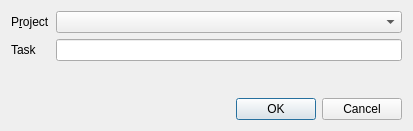
<?xml version="1.0" encoding="UTF-8"?>
<ui version="4.0">
 <class>widget</class>
 <widget class="QWidget" name="widget">
  <property name="geometry">
   <rect>
    <x>0</x>
    <y>0</y>
    <width>413</width>
    <height>131</height>
   </rect>
  </property>
  <property name="windowTitle">
   <string>Add Task</string>
  </property>
  <layout class="QVBoxLayout" name="verticalLayout">
   <item>
    <layout class="QGridLayout" name="gridLayout">
     <item row="0" column="0">
      <widget class="QLabel" name="label">
       <property name="text">
        <string>P&amp;roject</string>
       </property>
       <property name="buddy">
        <cstring>project_combo</cstring>
       </property>
      </widget>
     </item>
     <item row="0" column="1">
      <widget class="QComboBox" name="project_combo"/>
     </item>
     <item row="1" column="0">
      <widget class="QLabel" name="label_2">
       <property name="text">
        <string>Task</string>
       </property>
       <property name="buddy">
        <cstring>project_combo</cstring>
       </property>
      </widget>
     </item>
     <item row="1" column="1">
      <widget class="QLineEdit" name="newtask_line"/>
     </item>
    </layout>
   </item>
   <item>
    <widget class="QLabel" name="error">
     <property name="text">
      <string/>
     </property>
     <property name="alignment">
      <set>Qt::AlignCenter</set>
     </property>
    </widget>
   </item>
   <item>
    <widget class="QDialogButtonBox" name="button_box">
     <property name="standardButtons">
      <set>QDialogButtonBox::Cancel|QDialogButtonBox::Ok</set>
     </property>
    </widget>
   </item>
  </layout>
 </widget>
 <tabstops>
  <tabstop>newtask_line</tabstop>
  <tabstop>button_box</tabstop>
  <tabstop>project_combo</tabstop>
 </tabstops>
 <resources/>
 <connections>
  <connection>
   <sender>button_box</sender>
   <signal>rejected()</signal>
   <receiver>widget</receiver>
   <slot>close()</slot>
   <hints>
    <hint type="sourcelabel">
     <x>206</x>
     <y>108</y>
    </hint>
    <hint type="destinationlabel">
     <x>206</x>
     <y>65</y>
    </hint>
   </hints>
  </connection>
 </connections>
</ui>
